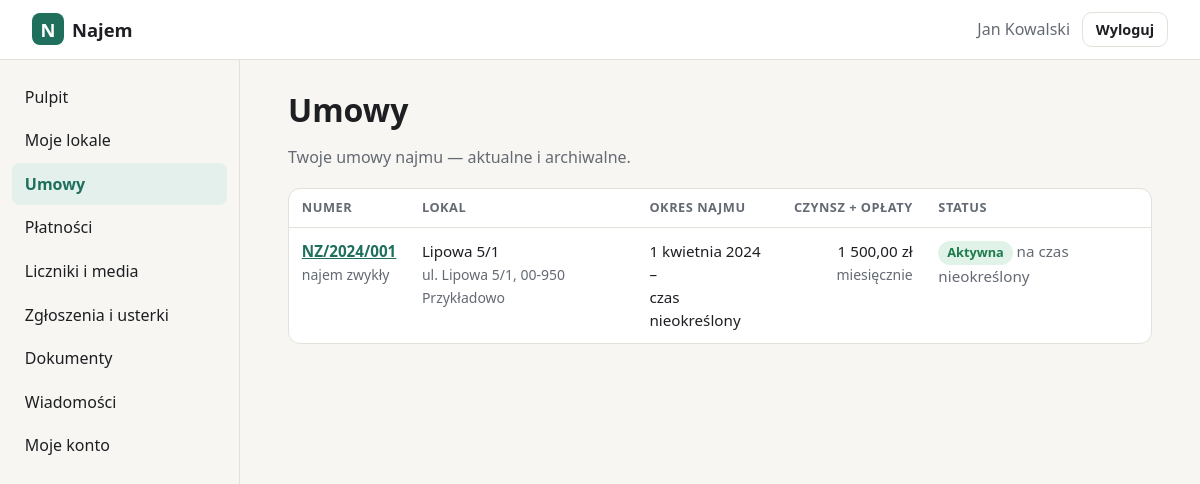
/panel/umowy (signed in), run on the app's committed database.
### tables this page shows
CREATE TABLE users (
    id            INTEGER PRIMARY KEY AUTOINCREMENT,
    login         TEXT NOT NULL UNIQUE COLLATE NOCASE,
    password_hash TEXT NOT NULL,
    full_name     TEXT,
    role          TEXT NOT NULL DEFAULT 'klient',
    created_at    TEXT NOT NULL DEFAULT (datetime('now')),
    last_login_at TEXT
, email TEXT, telefon TEXT, aktywny INTEGER NOT NULL DEFAULT 1);

CREATE TABLE umowy (
    id                INTEGER PRIMARY KEY AUTOINCREMENT,
    numer             TEXT NOT NULL UNIQUE,
    lokal_id          INTEGER NOT NULL REFERENCES lokale(id),
    najemca_id        INTEGER NOT NULL REFERENCES users(id),
    rodzaj            TEXT NOT NULL DEFAULT 'najem okazjonalny',
    data_zawarcia     TEXT NOT NULL,
    data_od           TEXT NOT NULL,
    data_do           TEXT,             -- NULL = czas nieokreślony
    czynsz            INTEGER NOT NULL,
    oplaty            INTEGER NOT NULL DEFAULT 0,  -- opłaty eksploatacyjne / zaliczki
    kaucja            INTEGER NOT NULL DEFAULT 0,
    dzien_platnosci   INTEGER NOT NULL DEFAULT 10,
    wypowiedzenie     TEXT,             -- np. '1 miesiąc'
    rozwiazana_dnia   TEXT,             -- wcześniejsze zakończenie
    uwagi             TEXT,
    created_at        TEXT NOT NULL DEFAULT (datetime('now'))
, liczba_osob INTEGER NOT NULL DEFAULT 1);

CREATE TABLE lokale (
    id          INTEGER PRIMARY KEY AUTOINCREMENT,
    nazwa       TEXT NOT NULL,
    ulica       TEXT NOT NULL,          -- ulica z numerem budynku
    nr_lokalu   TEXT,
    kod         TEXT NOT NULL,
    miasto      TEXT NOT NULL,
    rodzaj      TEXT NOT NULL DEFAULT 'mieszkanie',
    powierzchnia REAL,                  -- m²
    pokoje      INTEGER,
    pietro      TEXT,
    opis        TEXT,
    wyposazenie TEXT,                   -- pozycje rozdzielone nową linią
    created_at  TEXT NOT NULL DEFAULT (datetime('now'))
, nr_wodomierza TEXT, nr_cieplomierza TEXT, budynek_id INTEGER REFERENCES budynki(id));

### app.py (the view)
@app.get("/panel/umowy")
@login_required
def umowy():
    return render_template("umowy.html", active="umowy", umowy=moje_umowy(g.user["id"]))

### app.py (called while the page is built)
def get_db() -> sqlite3.Connection:
    if "db" not in g:
        g.db = sqlite3.connect(DB_PATH)
        g.db.row_factory = sqlite3.Row
        g.db.execute("PRAGMA foreign_keys = ON")
    return g.db

def csrf_token() -> str:
    if "_csrf" not in session:
        session["_csrf"] = secrets.token_urlsafe(32)
    return session["_csrf"]

def static_v(filename):
    try:
        v = int((BASE / "static" / filename).stat().st_mtime)
    except OSError:
        v = 0
    return url_for("static", filename=filename, v=v)

def login_required(view):
    @wraps(view)
    def wrapped(*a, **kw):
        if g.user is None:
            return redirect(url_for("login", next=request.path))
        if g.user["role"] == "zarzadca":
            return redirect(url_for("zarzadca.pulpit"))
        return view(*a, **kw)
    return wrapped

@app.before_request
def load_user():
    g.user = None
    uid = session.get("user_id")
    if uid:
        g.user = get_db().execute(
            "SELECT id, login, full_name, role FROM users WHERE id=? AND aktywny=1", (uid,)
        ).fetchone()
        if g.user is None:
            session.clear()

@app.context_processor
def inject():
    return {"menu": MENU, "user": g.get("user")}

@app.template_filter("zl")
def fmt_zl(grosze):
    if grosze is None:
        return "—"
    zl, gr = divmod(int(grosze), 100)
    return f"{zl:,}".replace(",", " ") + f",{gr:02d} zł"

@app.template_filter("data")
def fmt_data(iso):
    if not iso:
        return "—"
    d = date.fromisoformat(iso[:10])
    return f"{d.day} {MIESIACE[d.month - 1]} {d.year}"

def status_umowy(u, today=None):
    today = today or date.today()
    od = date.fromisoformat(u["data_od"])
    koniec = u["rozwiazana_dnia"] or u["data_do"]
    do = date.fromisoformat(koniec) if koniec else None
    if today < od:
        dni = (od - today).days
        return "przyszla", "Rozpocznie się", f"za {dni} {plural(dni, 'dzień', 'dni', 'dni')}"
    if do and today > do:
        return "zakonczona", "Zakończona", f"{fmt_data(koniec)}"
    if do:
        dni = (do - today).days
        if dni <= 60:
            return "konczy", "Kończy się", f"za {dni} {plural(dni, 'dzień', 'dni', 'dni')}"
        return "aktywna", "Aktywna", f"do {fmt_data(koniec)}"
    return "aktywna", "Aktywna", "na czas nieokreślony"

### rozliczenia.py (called while the page is built)
@app.context_processor
def _ctx_dzis():
    return {"today": date.today().isoformat()}

### templates/umowy.html (shortened to what this page needs)
{% extends "panel.html" %}
{% from "_macros.html" import adres, status_line %}
{% block content %}
<h1>Umowy</h1>
<p class="muted">Twoje umowy najmu — aktualne i archiwalne.</p>
{% if not umowy %}
  <div class="placeholder">
    <strong>Brak umów</strong>
    <span>Nie masz jeszcze żadnej umowy najmu.</span>
  </div>
{% else %}
<div class="table-wrap">
<table class="table">
  <thead>
    <tr><th>Numer</th><th>Lokal</th><th>Okres najmu</th><th class="num">Czynsz + opłaty</th><th>Status</th></tr>
  </thead>
  <tbody>
  {% for u in umowy %}
    <tr>
      <td data-label="Numer"><a href="{{ url_for('umowa', uid=u.id) }}"><strong>{{ u.numer }}</strong></a><br><span class="muted small">{{ u.rodzaj }}</span></td>
      <td data-label="Lokal">{{ u.lokal_nazwa }}<br><span class="muted small">{{ adres(u) }}</span></td>
      <td data-label="Okres najmu">{{ u.data_od|data }} –<br>{{ (u.rozwiazana_dnia or u.data_do)|data if (u.rozwiazana_dnia or u.data_do) else 'czas nieokreślony' }}</td>
      <td data-label="Czynsz + opłaty" class="num">{{ (u.czynsz + u.oplaty)|zl }}<br><span class="muted small">miesięcznie</span></td>
      <td data-label="Status">{{ status_line(u) }}</td>
    </tr>
  {% endfor %}
  </tbody>
</table>
</div>
{% endif %}
{% endblock %}

### templates/panel.html (shortened to what this page needs)
{% extends "base.html" %}
{% block body_class %}app-page{% endblock %}
{% block body %}
<header class="appbar">
  <a class="brand" href="{% block home_url %}{{ url_for('panel') }}{% endblock %}"><span class="logo">N</span> Najem{% block brand_suffix %}{% endblock %}</a>
  <div class="who">
    <span class="muted">{{ user.full_name or user.login }}</span>
    <form method="post" action="{{ url_for('logout') }}">
      <button class="btn btn-ghost btn-sm" type="submit">Wyloguj</button>
    </form>
  </div>
</header>
<div class="layout">
  <nav class="sidebar" aria-label="Menu główne">
    <ul>
    {% block nav %}
    {% for key, label, _ in menu %}
      <li><a href="{{ url_for('section', key=key) }}" {% if key == active %}aria-current="page"{% endif %}>{{ label }}</a></li>
    {% endfor %}
    {% endblock %}
    </ul>
  </nav>
  <main class="content">
    {% block content %}{% endblock %}
  </main>
</div>
{% endblock %}

### templates/_macros.html (shortened to what this page needs)
{% macro adres(r) -%}
{{ r.ulica }}{% if r.nr_lokalu %}/{{ r.nr_lokalu }}{% endif %}, {{ r.kod }} {{ r.miasto }}
{%- endmacro %}
{% macro status_line(u) -%}
{% set s = status_umowy(u) %}<span class="badge badge-{{ s[0] }}">{{ s[1] }}</span> <span class="muted">{{ s[2] }}</span>
{%- endmacro %}

### static/style.css (style rules this page uses)
:root { --bg: #f7f6f2; --surface: #ffffff; --text: #1d1f23; --muted: #646a73; --line: #e3e1da; --accent: #1f6f5c; --accent-ink: #ffffff; --accent-soft: #e3f0ec; --danger: #b3261e; --danger-soft: #fbe9e7; --radius: 12px; color-scheme: light; }
* { box-sizing: border-box; }
html, body { margin: 0; }
body { background: var(--bg); color: var(--text); font: 16px/1.5 system-ui, -apple-system, "Segoe UI", Roboto, sans-serif; min-height: 100vh; }
a { color: var(--accent); }
h1 { line-height: 1.15; margin: 0 0 .4em; }
.muted { color: var(--muted); }
.small { font-size: .875rem; }
.brand { display: inline-flex; align-items: center; gap: .5rem; font-weight: 700; font-size: 1.15rem; color: var(--text); text-decoration: none; }
.logo { display: inline-grid; place-items: center; width: 2rem; height: 2rem; border-radius: 8px; background: var(--accent); color: var(--accent-ink); font-weight: 800; }
.btn { display: inline-block; border: 1px solid transparent; border-radius: 10px; padding: .7rem 1.2rem; font: inherit; font-weight: 600; text-decoration: none; cursor: pointer; }
.btn-ghost { background: transparent; color: var(--text); border-color: var(--line); }
.btn-sm { padding: .35rem .8rem; font-size: .9rem; }
.appbar { position: sticky; top: 0; z-index: 10; display: flex; align-items: center; gap: 1rem; padding: .75rem clamp(16px, 3vw, 32px); background: var(--surface); border-bottom: 1px solid var(--line); }
.appbar .who { margin-left: auto; display: flex; align-items: center; gap: .75rem; }
.appbar form { margin: 0; }
.layout { display: grid; grid-template-columns: 240px 1fr; min-height: calc(100vh - 58px); }
.sidebar { border-right: 1px solid var(--line); padding: 1rem .75rem; }
.sidebar ul { list-style: none; margin: 0; padding: 0; display: flex; flex-direction: column; gap: 2px; }
.sidebar a { display: block; padding: .55rem .8rem; border-radius: 8px; color: var(--text); text-decoration: none; }
.sidebar a[aria-current=page] { background: var(--accent-soft); color: var(--accent); font-weight: 600; }
.content { padding: 2rem clamp(16px, 4vw, 48px); max-width: 960px; }
:root { --ok: #1f7a4d; --ok-soft: #e1f3e9; --warn: #8a5a00; --warn-soft: #fdf1d8; --info: #2457a6; --info-soft: #e4ecfa; --off: #6b7079; --off-soft: #ececea; }
.content h1 { font-size: clamp(1.5rem, 3vw, 2rem); }
.badge { display: inline-block; padding: .15rem .55rem; border-radius: 999px; font-size: .8rem; font-weight: 600; white-space: nowrap; }
.badge-aktywna { background: var(--ok-soft); color: var(--ok); }
.table-wrap { overflow-x: auto; margin-top: 1.2rem; }
.table { width: 100%; border-collapse: collapse; font-size: .95rem; }
.table th { text-align: left; font-size: .8rem; color: var(--muted); font-weight: 600; text-transform: uppercase; letter-spacing: .04em; padding: .6rem .8rem; border-bottom: 1px solid var(--line); }
.table td { padding: .75rem .8rem; border-bottom: 1px solid var(--line); vertical-align: top; }
.table tr:last-child td { border-bottom: 0; }
.content > .table-wrap { background: var(--surface); border: 1px solid var(--line); border-radius: var(--radius); }
.num { text-align: right; font-variant-numeric: tabular-nums; white-space: nowrap; }

### data on the page
users: full_name "Jan Kowalski"
umowy: numer "NZ/2024/001", rodzaj "najem zwykły", lokal_nazwa "Lipowa 5/1", data_od|data "1 kwietnia 2024", rozwiazana_dnia "czas nieokreślony", (u.czynsz+u.oplaty)|zl "1 500,00 zł", s "Aktywna", s "na czas nieokreślony"
lokale: ulica "ul. Lipowa 5", nr_lokalu "1", kod "00-950", miasto "Przykładowo"

### other printed values
{{ label }} "Pulpit" "Moje lokale" "Umowy" "Płatności" "Liczniki i media" "Zgłoszenia i usterki" "Dokumenty" "Wiadomości" "Moje konto"
